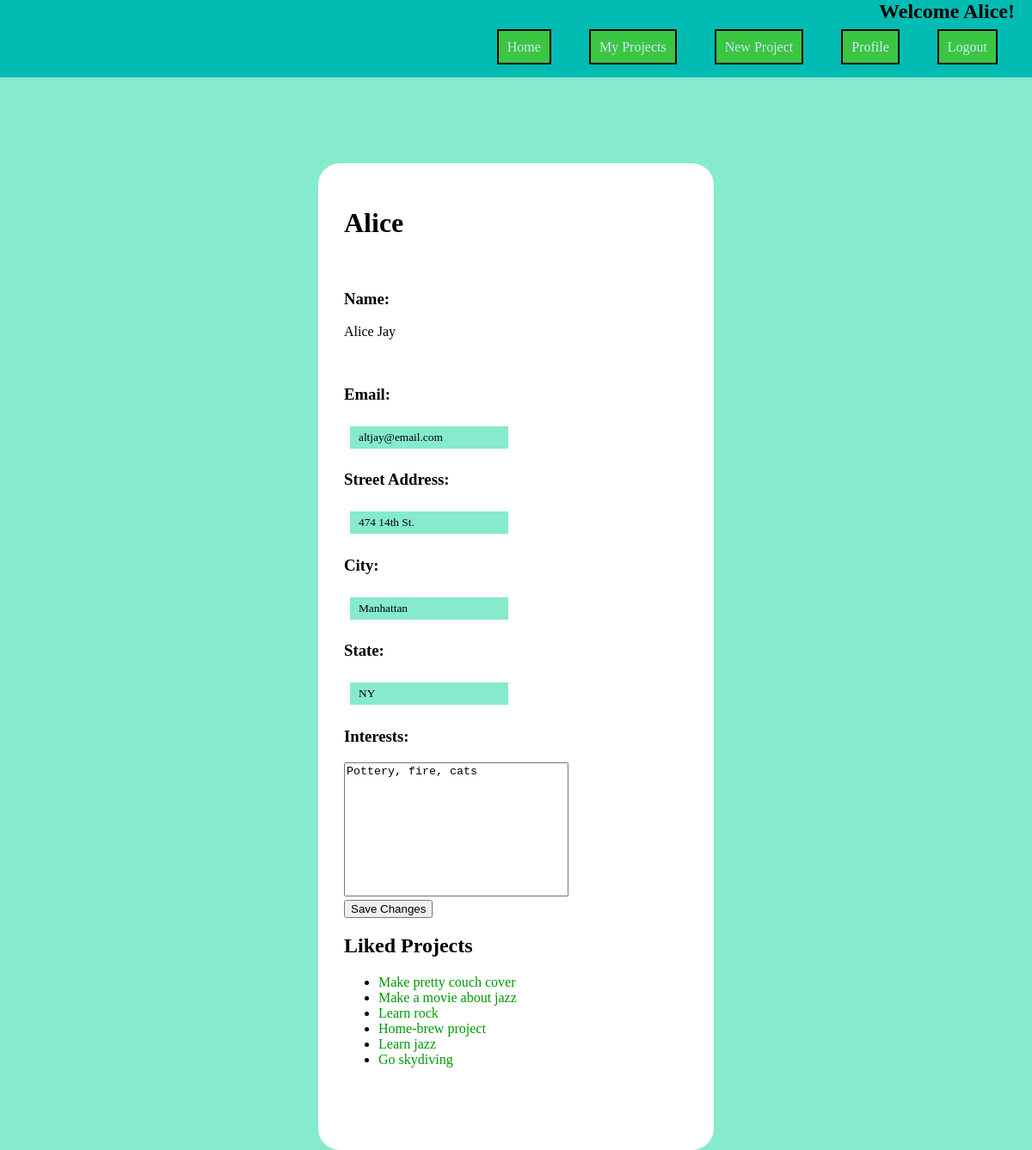
Screenshot of /?controller=pages&action=user&user=Alice (signed in) with the database file from the repository.
### tables this page shows
CREATE TABLE User (
  username VARCHAR(15) NOT NULL,
  uname VARCHAR(25) NOT NULL,
  email VARCHAR(20),
  password TEXT NOT NULL,
  str_addr VARCHAR(25),
  ucity VARCHAR(25),
  ustate VARCHAR(25),
  interests TEXT,
  ccn INT NOT NULL,
  last_login DATETIME,
  PRIMARY KEY (username)
);

### index.php (called while the page is built, shortened)
<?php
    require_once('db.php');
    require_once('view/layout.php');
?>

### db.php (called while the page is built, shortened)
<?php
    class DB {
        private static $instance = null;
        private $db;
        private function __construct() {
            $dbname = $_SERVER['DOCUMENT_ROOT'].'/Flint/flint.db';
            $this->db = new PDO("sqlite:{$dbname}");
        }
        public static function getInstance() {
            if (!isset(self::$instance)) {
                self::$instance = new DB();
            }
            return self::$instance;
        }
        public function runSelect($query, $entries) {
            $db = $this->db;
            $statement = $db->prepare($query);
            if ($entries) {
                $statement->execute($entries);
            } else {
                $statement->execute();
            }
            $results = $statement->fetchAll();
            if ($results) {
                return $this->resultsToArray($results);
            } else {
                return null;
            }
        }
        public function resultsToArray($results) {
            $allitems = array();
            foreach ($results as $row) {
                $item = array();
                foreach (array_keys($row) as $key) {
                    if (gettype($key) != "integer") {
                        $item[$key] = $row[$key];
                    }
                }
                array_push($allitems, $item);
            }
            return($allitems);
        }
    }
?>

### model/user.php (called while the page is built, shortened)
<?php
    class User {
        public function __construct($username, $uname, $email, $str_addr, $ucity,
                $ustate, $interests, $ccn, $last_login) {
            $this->username = $username;
            $this->uname = $uname;
            $this->email = $email;
            $this->str_addr = $str_addr;
            $this->ucity = $ucity;
            $this->ustate = $ustate;
            $this->interests = $interests;
        }
        public static function getUser($username) {
            $db = DB::getInstance();
            $q = "SELECT * FROM User WHERE username=:u;";
            $results = $db->runSelect($q, array(":u" => $username));
            if ($results) {
                $row = $results[0];
                $user = new User(
                        $row['username'],
                        $row['uname'],
                        $row['email'],
                        $row['str_addr'],
                        $row['ucity'],
                        $row['ustate'],
                        $row['interests'],
                        $row['ccn'],
                        $row['last_login']
                    );
                return $user;
            } else {
                return null;
            }
        }
    }
?>

### model/project.php (called while the page is built, shortened)
<?php
    class Project {
        public function __construct($pid, $username, $pname, $description, $post_time,
                $proj_completed, $completion_time, $minfunds, $maxfunds, $camp_end_time,
                $camp_finished, $camp_success, $tags) {
            $this->pid = $pid;
            $this->pname = $pname;
        }
        public static function getProjectTags($pid) {
            $db = DB::getInstance();
            $q = "SELECT name AS tag_name FROM Project JOIN Ptags USING(pid) "
                ."JOIN Tags USING(tid) WHERE pid=:p;";
            $e = [':p' => $pid];
            $results = $db->runSelect($q, $e);
            $tags = [];
            if ($results) {
                foreach ($results as $row) {
                    $tags[] = $row['tag_name'];
                }
            }
            return $tags;
        }
        private static function getLikedProjectsByTime($username, $field) {
            $db = DB::getInstance();
            $q = "SELECT * FROM Project WHERE pid IN "
                    . "(SELECT pid FROM Likes WHERE username=:u) "
                    . "OR pid IN (SELECT pid FROM Project WHERE username IN "
                    . "(SELECT follows FROM Follows WHERE username=:u)) "
                    . "ORDER BY {$field} DESC;";
            $entries = array(":u" => $username);
            $results = $db->runSelect($q, $entries);
            if ($results) {
                $projects = [];
                foreach ($results as $row) {
                    $tags = self::getProjectTags($row['pid']);
                    $projects[] = new Project(
                            $row['pid'],
                            $row['username'],
                            $row['pname'],
                            $row['description'],
                            $row['post_time'],
                            $row['proj_completed'],
                            $row['completion_time'],
                            $row['minfunds'],
                            $row['maxfunds'],
                            $row['camp_end_time'],
                            $row['camp_finished'],
                            $row['camp_success'],
                            $tags
                        );
                }
                return $projects;
            } else {
                return null;
            }
        }
        public static function getLikedProjectsByPostTime($username) {
            return Project::getLikedProjectsByTime($username, 'post_time');
        }
    }
?>

### view/pages/user_view.php (the view, shortened to what this page needs)
<link rel='stylesheet' href='/Flint/view/pages/css/user.css'>
<div id="container">
    <h1><?php echo $user->username; ?></h1>
    <br />
    <h3>Name:</h3>
    <p><?php echo $user->uname; ?></p>
    <br />
    <?php
        if ($_SESSION['username'] == $username) {
            ?>
            <h3>Email:</h3>
            <input id='email' type='text' value='<?php echo $user->email; ?>'>
            <br />
            <h3>Street Address:</h3>
            <input id='str-addr' type='text' value='<?php echo $user->str_addr; ?>'>
            <br />
            <h3>City:</h3>
            <input id='city' type='text' value='<?php echo $user->ucity; ?>'>
            <br />
            <h3>State:</h3>
            <input id='state' type='text' value='<?php echo $user->ustate; ?>'>
            <br />
            <h3>Interests:</h3>
            <textarea id='interests' rows='10' cols='30'><?php echo $user->interests; ?></textarea>
            <br />
            <button id='save-button' type='button'
                onclick='saveChanges()'>Save Changes</button>
            <?php
        }
    ?>
<?php
    if ($projects) {
        echo "<h2>Liked Projects</h2>";
        echo "<ul>";
        foreach($projects as $project) {
            $html = "<a class='entry-title'
                        href='/Flint/?controller=pages&action=project&pid="
                        . $project->pid
                        . "'>"
                        . $project->pname ."
                    </a>
            ";
            echo "<li>" . $html . "</li>";
        }
        echo "</ul>";
    }
?>
</div>

### view/common.css (style rules this page uses)
html { width: 100%; }
body { margin: 0; padding: 0; padding-top: 90px; display: block; background-color: rgb(134, 234, 204); }
#container { width: 400px; height: 15%; border-radius: 25px; padding: 30px 30px 80px 30px; background-color: white; margin: 100px auto 0px auto; }
#container h2 { white-space: nowrap; }
.entry-title { text-decoration: none; color: rgb(0,152,5); }
input { font-family: cursive; margin: 7px; display: inline-block; background-color: rgb(134, 234, 204); border: none; padding: 5px 10px; }

### view/pages/css/user.css (style rules this page uses)
.entry-title { text-decoration: none; color: rgb(0,152,5); }
textarea { resize: none; }

### rows the page displays
user: username "Alice", uname "Alice Jay", email "altjay@email.com", str_addr "474 14th St.", ucity "Manhattan", ustate "NY", interests "Pottery, fire, cats"

### other values shown
$_SESSION['username'] "Alice"
$project->pname "Make pretty couch cover"
$project->pname "Make a movie about jazz"
$project->pname "Learn rock"
$project->pname "Home-brew project"
$project->pname "Learn jazz"
$project->pname "Go skydiving"
